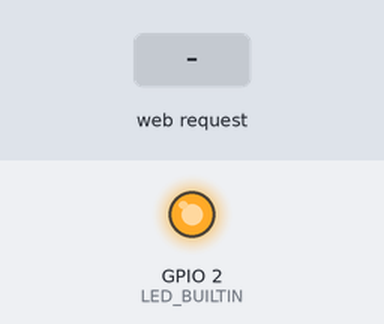
Recording of a sketch running on a simulated ESP8266 (NodeMCU). Parts: output pins drawn as LEDs (lit = HIGH, except the on-board LED, lit = LOW). The test bench sets the inputs (shaded band). WiFi joins after 1.5 s; servers stay silent unless stated; what the sketch prints to the serial monitor is not drawn.

Above: at 2.7 s.
2.8 s: HTTP request GET /button received
4.3 s: HTTP request GET /button received
At 5.1 s:
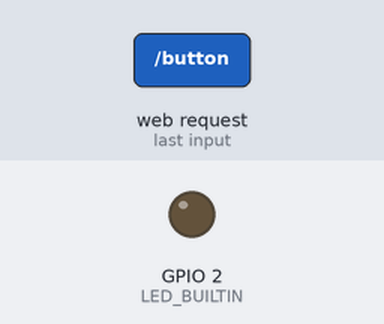
Timing chart, 0 to 7.3 s (numbered marks = the images above; inputs shaded):
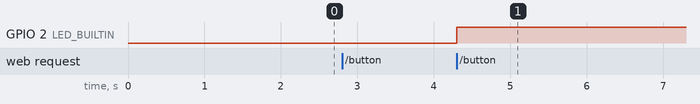

Measured:
- after the input at 2.8 s, every drawn part: stays the same
- after the input at 4.3 s, GPIO 2 (LED_BUILTIN): LOW → HIGH at once

The sketch:

WiFiTest.ino
```cpp
#include <ESP8266WiFi.h>
#include <ESP8266WebServer.h>
#include <ESP8266mDNS.h>

#define LISTEN_PORT 80

const char* ssid = "NDL_24G";
const char* password = "RT-AC66U";

MDNSResponder mdns;
ESP8266WebServer server(LISTEN_PORT);
String webPage = "<h1>WiFi Test</h1>";

bool ledOn = false;

void setup() {
  // put your setup code here, to run once:
  Serial.begin(115200);
  pinMode(LED_BUILTIN, OUTPUT);
  digitalWrite(LED_BUILTIN, ledOn);

  webPage += "<p>Press me <a href=\"button\">";
  webPage += "<button style=\"background-color:blue;color:white;\">";
  webPage += "LED</button></a></p>";
  WiFi.begin(ssid, password);
  Serial.println("Start connecting.");
  while (WiFi.status() != WL_CONNECTED) {
    delay(500);
    Serial.print(".");
  }
  Serial.print("Connected to ");
  Serial.print(ssid);
  Serial.print(". IP address: ");
  Serial.println(WiFi.localIP());

  if (mdns.begin("esp8266", WiFi.localIP())) {
    Serial.println("MDNS responder started");
  }

  // I missed this part of the code....... woops at least it works now
  //handler for input from WiFi connection
  server.on("/", [](){
    server.send(200, "text/html", webPage);
  });

  //handler for input from button
  server.on("/button", [](){
    server.send(200, "text/html", webPage);
    ledOn = !ledOn;
    Serial.print("led");
    Serial.println(ledOn);
    digitalWrite(LED_BUILTIN, !ledOn);
    delay(1000);
  });

  server.begin();
  Serial.println("HTTP server started");


}

void loop() {
  // put your main code here, to run repeatedly:
  server.handleClient();
}
```
